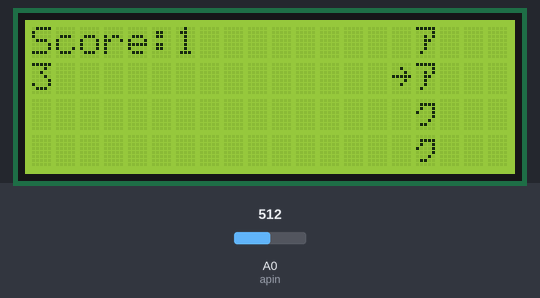
Recording of a sketch running on a simulated Arduino Uno, built with avr-gcc and run on an emulated ATmega328P. On the bench: 20×4 character LCD. The inputs (shaded band) are chosen by the test bench; at power-on: A0 (apin) = 512. Random numbers use the default seed unless the sketch sets one; what the sketch prints to the serial monitor is not drawn.

Above: at 1.2 s.
1.3 s: A0 (apin) set to 552
At 2.8 s:
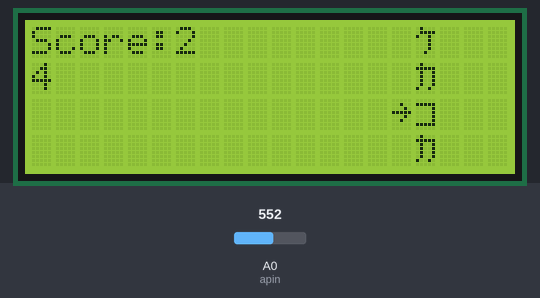
5.4 s: A0 (apin) set to 796
9.5 s: A0 (apin) set to 823
At 10.9 s:
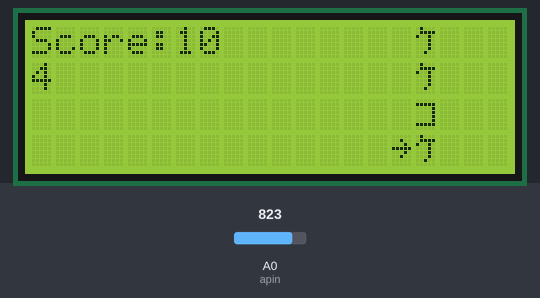
13.6 s: A0 (apin) set to 122
At 14.9 s:
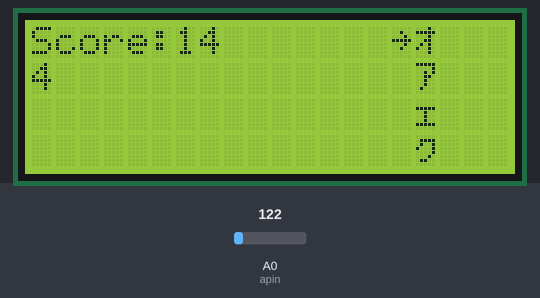
17.7 s: A0 (apin) set to 251
21.8 s: A0 (apin) set to 285
At 22.9 s:
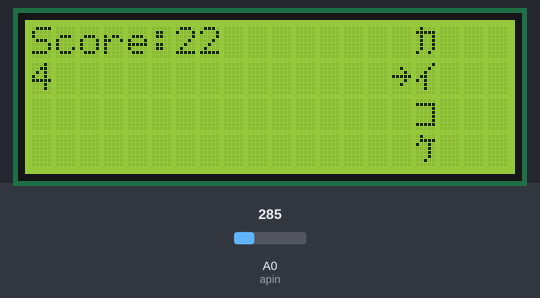
Timing chart, 0 to 24.8 s (numbered marks = the images above; inputs shaded):
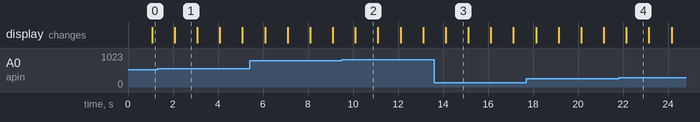

Measured:
- the behaviour switches between 539 and 540 on A0 (apin) (found by bisection; images 0 and 1)
- the behaviour switches between 809 and 810 on A0 (apin) (found by bisection; images 1 and 2)
- the behaviour switches between 269 and 270 on A0 (apin) (found by bisection; images 3 and 4)
- what the display in image 1 shows lasts 1.0 s, from 2.1 s to 3.1 s

The sketch:

kanaquiz.ino
```cpp
#include <LiquidCrystal.h>

int score = 0;
int pot = 0;
int row = 0;
int col = 0;
int pick = 1;
char a,b,c,d,p;
int randA,randB,randC,randD,randQ;

const int apin = A0;    // user inputs
const int button = 10;  //

const int rs = 12, en = 11, d4 = 5, d5 = 4, d6 = 3, d7 = 2; // LCD pins
LiquidCrystal lcd(rs, en, d4, d5, d6, d7);


void setup() {
  pinMode(button, INPUT);
  lcd.begin(20, 4);
  lcd.display();
  Serial.begin(9600);
  randomSeed(analogRead(5));
  lcd.print("Score:");

}

void loop() {

  lcd.setCursor(6,0);
  lcd.print(score);

  randA = random(177,187);
  randB = random(177,187);
  randC = random(177,187);
  randD = random(177,187);
  randQ = random(4)+1;

  lcd.setCursor(16,0);
  a = randA + B00000000;
  lcd.print(a);
  lcd.setCursor(16,1);
  b = randB + B00000000;
  lcd.print(b);
  lcd.setCursor(16,2);
  c = randC + B00000000;
  lcd.print(c);
  lcd.setCursor(16,3);
  d = randD + B00000000;
  lcd.print(d);

    for(col=0;col<4;col++){
      lcd.setCursor(15,col);
      lcd.print(" ");
    }

      pot = ((analogRead(apin)/270)%4);
      lcd.setCursor(15,pot);
      p = B01111110;
      lcd.print(p);
      Serial.print(pot);
      Serial.print("\n");


  lcd.setCursor(0,1);
  lcd.print(randQ);

  score++;
  delay(1000);
}
```
